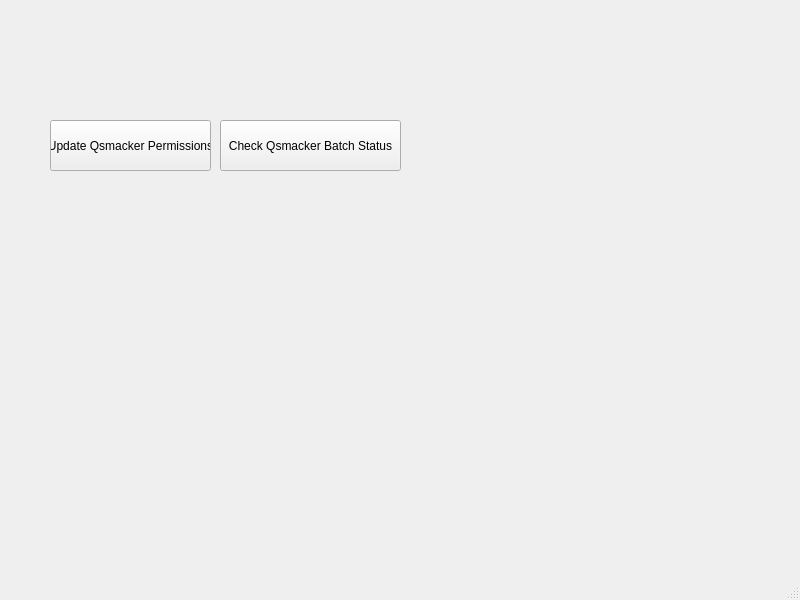
<?xml version="1.0" encoding="UTF-8"?>
<ui version="4.0">
 <class>MainWindow</class>
 <widget class="QMainWindow" name="MainWindow">
  <property name="geometry">
   <rect>
    <x>0</x>
    <y>0</y>
    <width>800</width>
    <height>600</height>
   </rect>
  </property>
  <property name="windowTitle">
   <string>MainWindow</string>
  </property>
  <widget class="QWidget" name="centralwidget">
   <widget class="QPushButton" name="permissions_btn">
    <property name="geometry">
     <rect>
      <x>50</x>
      <y>120</y>
      <width>161</width>
      <height>51</height>
     </rect>
    </property>
    <property name="text">
     <string>Update Qsmacker Permissions</string>
    </property>
   </widget>
   <widget class="QPushButton" name="batch_status_btn">
    <property name="geometry">
     <rect>
      <x>220</x>
      <y>120</y>
      <width>181</width>
      <height>51</height>
     </rect>
    </property>
    <property name="text">
     <string>Check Qsmacker Batch Status</string>
    </property>
   </widget>
  </widget>
  <widget class="QMenuBar" name="menubar">
   <property name="geometry">
    <rect>
     <x>0</x>
     <y>0</y>
     <width>800</width>
     <height>21</height>
    </rect>
   </property>
  </widget>
  <widget class="QStatusBar" name="statusbar"/>
 </widget>
 <resources/>
 <connections/>
</ui>
